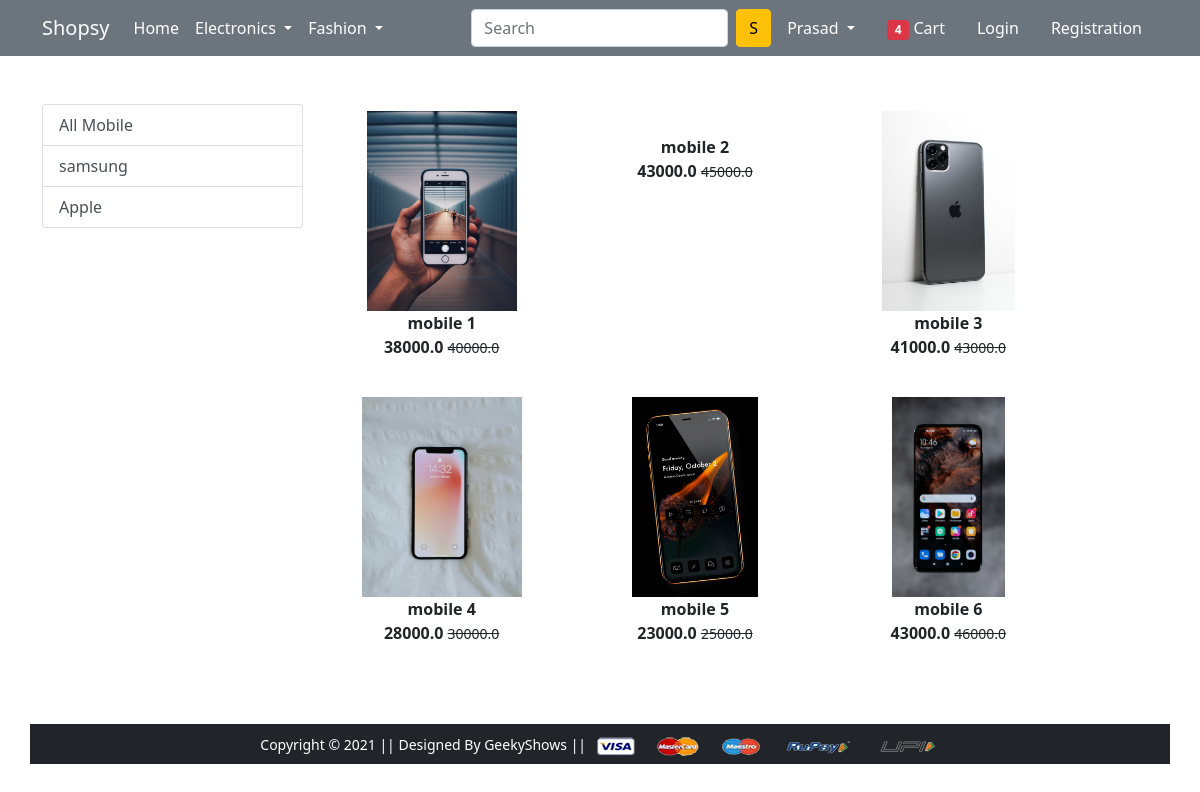
/mobile/, run on the app's committed database.
### app/models.py (models this page shows, shortened)
class Product(models.Model):
    title=models.CharField(max_length=200)
    selling_price=models.FloatField()
    discounted_price=models.FloatField()
    description=models.TextField()
    brand=models.CharField(max_length=50)
    catagory=models.CharField(choices=CATAGORY_CHOICE,max_length=2)
    product_image=models.ImageField(upload_to='myimage')

### app/views.py (the view)
# urls.py: path('mobile/', views.mobile, name='mobile'),
def mobile(request,data=None):
    if data==None:
        mobile=Product.objects.filter(catagory='M')
    elif data=='samsung' or data=='Apple':
        mobile=Product.objects.filter(catagory='M').filter(brand=data)
    return render(request, 'app/mobile.html',{'mobile':mobile})

### app/templates/app/mobile.html (shortened to what this page needs)
{% extends 'app/base.html' %}
{% load static %}
{% block main-content %}
<div class="container my-5">
    <div class="row">
        <div class="col-sm-3">
            <div class="list-group">
                <a href="{% url 'mobile' %}" class="list-group-item list-group-item-action" aria-current="true">All Mobile</a>
                <a href="{% url 'mobiledata' 'samsung' %}" class="list-group-item list-group-item-action" aria-current="true">samsung</a>
                <a href="{% url 'mobiledata' 'Apple' %}" class="list-group-item list-group-item-action" aria-current="true">Apple</a>
            </div>
        </div>
        <div class="col-sm-8">
            <div class="row">
                {% for product in mobile %}
                    <div class="col-sm-4 text-center mb-4">
                        <a href="{% url 'product-detail' product.id %}" class="btn">
                            <div class="item">
                                <img src="{{product.product_image.url}}" alt="" height="200">
                                <div class="fw-bold">{{product.title}}</div>
                                <div class="fw-bold">{{product.discounted_price}}
                                <small class="fw-light text-decoration-line-through">{{product.selling_price}}</small></div>
                            </div>
                        </a>
                    </div>
                {% endfor %}
            </div>
        </div>
{% endblock main-content %}

### app/templates/app/base.html (shortened to what this page needs)
<!doctype html>
{% load static %}
<html lang="en">
  <head>
    <link href="https://cdn.jsdelivr.net/npm/bootstrap@5.0.0-beta1/dist/css/bootstrap.min.css" rel="stylesheet">
    <link rel="stylesheet" href="{% static 'app/css/owl.carousel.min.css' %}">
    <link rel="stylesheet" href="{% static 'app/css/all.min.css' %}">
    <link rel="stylesheet" href="{% static 'app/css/style.css' %}">
  </head>
  <body>
    <nav class="navbar navbar-expand-lg navbar-dark bg-secondary">
     <div class="container">
       <a class="navbar-brand" href="/">Shopsy</a>
       <div class="collapse navbar-collapse" id="navbarSupportedContent">
         <ul class="navbar-nav me-auto mb-2 mb-lg-0">
           <li class="nav-item">
             <a class="nav-link active" aria-current="page" href="/">Home</a>
           </li>
           <li class="nav-item dropdown">
             <a class="nav-link dropdown-toggle text-white" href="#" id="electronicsDropdown" role="button" data-bs-toggle="dropdown" aria-expanded="false">
               Electronics
             </a>
           </li>
           <li class="nav-item dropdown">
             <a class="nav-link dropdown-toggle text-white" href="#" id="fashionDropdown" role="button" data-bs-toggle="dropdown" aria-expanded="false">
               Fashion
             </a>
           </li>
         </ul>
         <form class="d-flex">
           <input class="form-control me-2" type="search" placeholder="Search" aria-label="Search">
           <button class="btn btn-warning" type="submit">S</button>
         </form>
         <div>
          <ul class="navbar-nav me-auto mb-2 mb-lg-0">
           <li class="nav-item dropdown mx-2">
              <a class="nav-link dropdown-toggle text-white" href="#" id="profileDropdown" role="button" data-bs-toggle="dropdown" aria-expanded="false">
                Prasad
              </a>
            </li>
            <li class="nav-item mx-2">
             <a href="{% url 'add-to-cart' %}" class="nav-link text-white"><span class="badge bg-danger">4</span> Cart </a>
            </li>
            <li class="nav-item mx-2">
             <a href="{% url 'login' %}" class="nav-link text-white">Login</a>
            </li>
            <li class="nav-item mx-2">
             <a href="{% url 'customerregistration' %}" class="nav-link text-white">Registration</a>
            </li>
          </ul>
         </div>
       </div>
     </div>
    </nav>
    {% block main-content %} {% endblock main-content %}
    <footer class="container-fluid bg-dark text-center p-2 mt-5">
        <small class="text-white">Copyright &copy; 2021 || Designed By GeekyShows || </small>
        <img src="{% static 'app/images/payment.png' %}" alt="" srcset="" class="img-fluid" height="2px">
    </footer>
  </body>
</html>

### data on the page
Product: product_image (picture), title "mobile 1", discounted_price "38000.0", selling_price "40000.0"
Product: title "mobile 2", discounted_price "43000.0", selling_price "45000.0"
Product: product_image (picture), title "mobile 3", discounted_price "41000.0", selling_price "43000.0"
Product: product_image (picture), title "mobile 4", discounted_price "28000.0", selling_price "30000.0"
Product: product_image (picture), title "mobile 5", discounted_price "23000.0", selling_price "25000.0"
Product: product_image (picture), title "mobile 6", discounted_price "43000.0", selling_price "46000.0"
